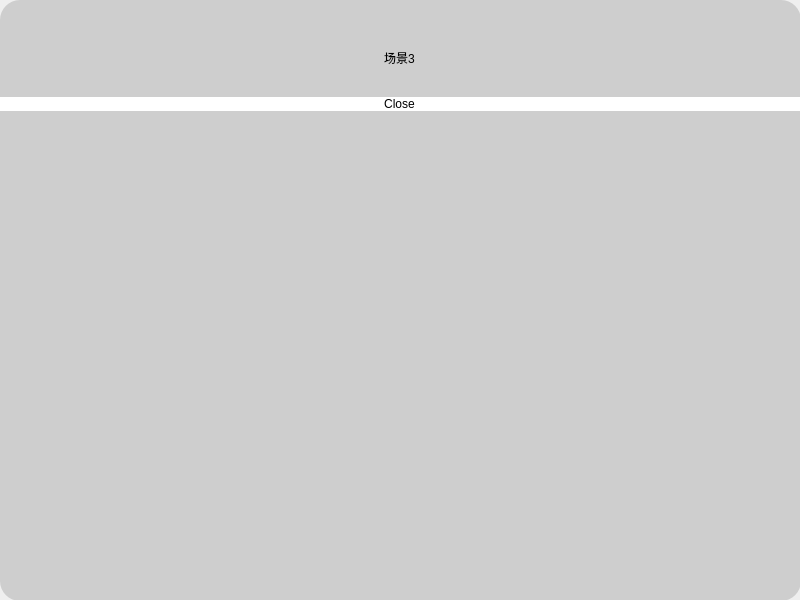
<?xml version="1.0" encoding="UTF-8"?>
<ui version="4.0">
 <class>FormScene3</class>
 <widget class="QWidget" name="FormScene3">
  <property name="geometry">
   <rect>
    <x>0</x>
    <y>0</y>
    <width>800</width>
    <height>600</height>
   </rect>
  </property>
  <property name="windowTitle">
   <string>Form</string>
  </property>
  <widget class="QWidget" name="verticalLayoutWidget">
   <property name="geometry">
    <rect>
     <x>0</x>
     <y>0</y>
     <width>801</width>
     <height>601</height>
    </rect>
   </property>
   <layout class="QVBoxLayout" name="verticalLayout">
    <item>
     <widget class="QWidget" name="widget_drag" native="true">
      <property name="styleSheet">
       <string notr="true">background-color: rgb(206, 206, 206);
border-radius: 20px;


</string>
      </property>
      <widget class="QWidget" name="verticalLayoutWidget_2">
       <property name="geometry">
        <rect>
         <x>-1</x>
         <y>19</y>
         <width>801</width>
         <height>123</height>
        </rect>
       </property>
       <layout class="QVBoxLayout" name="verticalLayout_2">
        <property name="spacing">
         <number>0</number>
        </property>
        <item>
         <widget class="QLabel" name="label">
          <property name="maximumSize">
           <size>
            <width>16777215</width>
            <height>20</height>
           </size>
          </property>
          <property name="text">
           <string>场景3</string>
          </property>
          <property name="alignment">
           <set>Qt::AlignCenter</set>
          </property>
         </widget>
        </item>
        <item>
         <widget class="QPushButton" name="pushButton">
          <property name="styleSheet">
           <string notr="true">background-color: rgb(255, 255, 255);</string>
          </property>
          <property name="text">
           <string>Close</string>
          </property>
         </widget>
        </item>
       </layout>
      </widget>
     </widget>
    </item>
   </layout>
  </widget>
 </widget>
 <resources/>
 <connections/>
</ui>
